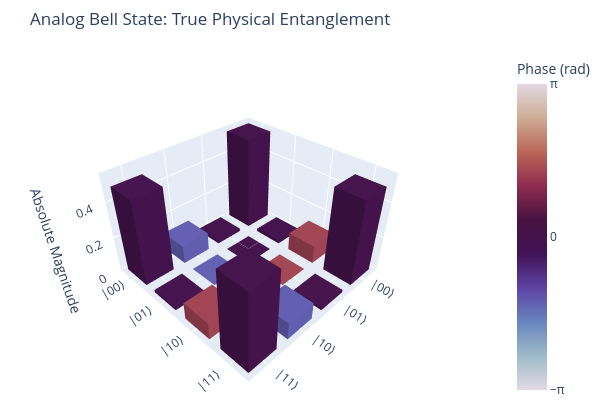

The code cell stored with this chart in its notebook:
### Code cell
rho_corr, c1, c2 = generate_bell_state(
    20.0, dt, cal_a, cal_d, cal_pulse_rad, 
    H0_cal, Hx1, Hy1, Hx2, Hy2, Hz_control
)

# Calculate fidelity to the target |00> and |11> populations
populations = np.abs(np.real(np.diag(rho_corr)))

print(f"Final Density Matrix (Corrected):\n{np.abs(rho_corr)}")

print(f"Duration: 20.0 ns | Tracked Phases: Q1={c1:5.2f}, Q2={c2:5.2f}")
print(f"  Populations: |00>: {populations[0]:.3f} | |01>: {populations[1]:.3f} | |10>: {populations[2]:.3f} | |11>: {populations[3]:.3f}")


# Render the final presentation plot
fig = plot_absolute_cityscape(rho_corr)
fig.show()

### Figure 1 — Plotly figure (JSON) as saved in the notebook; plotly's stock layout.template omitted (floating-point values rounded to 4 significant figures)
{"data": [{"cmax": 3.142, "cmin": -3.142, "colorbar": {"ticktext": ["−π", "0", "π"], "tickvals": [-3.142, 0, 3.142], "title": {"text": "Phase (rad)"}}, "colorscale": [[0, "#e2d9e2"], [0.1111, "#9ebbc9"], [0.2222, "#6785be"], [0.3333, "#5e43a5"], [0.4444, "#421257"], [0.5556, "#471340"], [0.6667, "#8e2c50"], [0.7778, "#ba6657"], [0.8889, "#ceac94"], [1, "#e2d9e2"]], "flatshading": true, "hoverinfo": "text", "i": [0, 0, 4, 4, 0, 0, 2, 2, 1, 1, 0, 0], "intensity": [-4.403e-18, -4.403e-18, -4.403e-18, -4.403e-18, -4.403e-18, -4.403e-18, -4.403e-18, -4.403e-18], "intensitymode": "vertex", "j": [1, 2, 5, 6, 1, 5, 3, 7, 2, 6, 3, 7], "k": [2, 3, 6, 7, 5, 4, 7, 6, 6, 5, 7, 4], "showscale": true, "text": ["Row: |00⟩<br>Col: |00⟩<br>Magnitude: 0.5325<br>Phase: -0.0000 rad", "Row: |00⟩<br>Col: |00⟩<br>Magnitude: 0.5325<br>Phase: -0.0000 rad", "Row: |00⟩<br>Col: |00⟩<br>Magnitude: 0.5325<br>Phase: -0.0000 rad", "Row: |00⟩<br>Col: |00⟩<br>Magnitude: 0.5325<br>Phase: -0.0000 rad", "Row: |00⟩<br>Col: |00⟩<br>Magnitude: 0.5325<br>Phase: -0.0000 rad", "Row: |00⟩<br>Col: |00⟩<br>Magnitude: 0.5325<br>Phase: -0.0000 rad", "Row: |00⟩<br>Col: |00⟩<br>Magnitude: 0.5325<br>Phase: -0.0000 rad", "Row: |00⟩<br>Col: |00⟩<br>Magnitude: 0.5325<br>Phase: -0.0000 rad"], "type": "mesh3d", "x": [-0.35, 0.35, 0.35, -0.35, -0.35, 0.35, 0.35, -0.35], "y": [-0.35, -0.35, 0.35, 0.35, -0.35, -0.35, 0.35, 0.35], "z": [0, 0, 0, 0, 0.5325, 0.5325, 0.5325, 0.5325]}, {"cmax": 3.142, "cmin": -3.142, "colorbar": {"ticktext": ["−π", "0", "π"], "tickvals": [-3.142, 0, 3.142], "title": {"text": "Phase (rad)"}}, "colorscale": [[0, "#e2d9e2"], [0.1111, "#9ebbc9"], [0.2222, "#6785be"], [0.3333, "#5e43a5"], [0.4444, "#421257"], [0.5556, "#471340"], [0.6667, "#8e2c50"], [0.7778, "#ba6657"], [0.8889, "#ceac94"], [1, "#e2d9e2"]], "flatshading": true, "hoverinfo": "text", "i": [0, 0, 4, 4, 0, 0, 2, 2, 1, 1, 0, 0], "intensity": [0.02955, 0.02955, 0.02955, 0.02955, 0.02955, 0.02955, 0.02955, 0.02955], "intensitymode": "vertex", "j": [1, 2, 5, 6, 1, 5, 3, 7, 2, 6, 3, 7], "k": [2, 3, 6, 7, 5, 4, 7, 6, 6, 5, 7, 4], "showscale": false, "text": ["Row: |00⟩<br>Col: |01⟩<br>Magnitude: 0.0169<br>Phase: 0.0295 rad", "Row: |00⟩<br>Col: |01⟩<br>Magnitude: 0.0169<br>Phase: 0.0295 rad", "Row: |00⟩<br>Col: |01⟩<br>Magnitude: 0.0169<br>Phase: 0.0295 rad", "Row: |00⟩<br>Col: |01⟩<br>Magnitude: 0.0169<br>Phase: 0.0295 rad", "Row: |00⟩<br>Col: |01⟩<br>Magnitude: 0.0169<br>Phase: 0.0295 rad", "Row: |00⟩<br>Col: |01⟩<br>Magnitude: 0.0169<br>Phase: 0.0295 rad", "Row: |00⟩<br>Col: |01⟩<br>Magnitude: 0.0169<br>Phase: 0.0295 rad", "Row: |00⟩<br>Col: |01⟩<br>Magnitude: 0.0169<br>Phase: 0.0295 rad"], "type": "mesh3d", "x": [0.65, 1.35, 1.35, 0.65, 0.65, 1.35, 1.35, 0.65], "y": [-0.35, -0.35, 0.35, 0.35, -0.35, -0.35, 0.35, 0.35], "z": [0, 0, 0, 0, 0.01691, 0.01691, 0.01691, 0.01691]}, {"cmax": 3.142, "cmin": -3.142, "colorbar": {"ticktext": ["−π", "0", "π"], "tickvals": [-3.142, 0, 3.142], "title": {"text": "Phase (rad)"}}, "colorscale": [[0, "#e2d9e2"], [0.1111, "#9ebbc9"], [0.2222, "#6785be"], [0.3333, "#5e43a5"], [0.4444, "#421257"], [0.5556, "#471340"], [0.6667, "#8e2c50"], [0.7778, "#ba6657"], [0.8889, "#ceac94"], [1, "#e2d9e2"]], "flatshading": true, "hoverinfo": "text", "i": [0, 0, 4, 4, 0, 0, 2, 2, 1, 1, 0, 0], "intensity": [-1.324, -1.324, -1.324, -1.324, -1.324, -1.324, -1.324, -1.324], "intensitymode": "vertex", "j": [1, 2, 5, 6, 1, 5, 3, 7, 2, 6, 3, 7], "k": [2, 3, 6, 7, 5, 4, 7, 6, 6, 5, 7, 4], "showscale": false, "text": ["Row: |00⟩<br>Col: |10⟩<br>Magnitude: 0.1061<br>Phase: -1.3243 rad", "Row: |00⟩<br>Col: |10⟩<br>Magnitude: 0.1061<br>Phase: -1.3243 rad", "Row: |00⟩<br>Col: |10⟩<br>Magnitude: 0.1061<br>Phase: -1.3243 rad", "Row: |00⟩<br>Col: |10⟩<br>Magnitude: 0.1061<br>Phase: -1.3243 rad", "Row: |00⟩<br>Col: |10⟩<br>Magnitude: 0.1061<br>Phase: -1.3243 rad", "Row: |00⟩<br>Col: |10⟩<br>Magnitude: 0.1061<br>Phase: -1.3243 rad", "Row: |00⟩<br>Col: |10⟩<br>Magnitude: 0.1061<br>Phase: -1.3243 rad", "Row: |00⟩<br>Col: |10⟩<br>Magnitude: 0.1061<br>Phase: -1.3243 rad"], "type": "mesh3d", "x": [1.65, 2.35, 2.35, 1.65, 1.65, 2.35, 2.35, 1.65], "y": [-0.35, -0.35, 0.35, 0.35, -0.35, -0.35, 0.35, 0.35], "z": [0, 0, 0, 0, 0.1061, 0.1061, 0.1061, 0.1061]}, {"cmax": 3.142, "cmin": -3.142, "colorbar": {"ticktext": ["−π", "0", "π"], "tickvals": [-3.142, 0, 3.142], "title": {"text": "Phase (rad)"}}, "colorscale": [[0, "#e2d9e2"], [0.1111, "#9ebbc9"], [0.2222, "#6785be"], [0.3333, "#5e43a5"], [0.4444, "#421257"], [0.5556, "#471340"], [0.6667, "#8e2c50"], [0.7778, "#ba6657"], [0.8889, "#ceac94"], [1, "#e2d9e2"]], "flatshading": true, "hoverinfo": "text", "i": [0, 0, 4, 4, 0, 0, 2, 2, 1, 1, 0, 0], "intensity": [-0.004542, -0.004542, -0.004542, -0.004542, -0.004542, -0.004542, -0.004542, -0.004542], "intensitymode": "vertex", "j": [1, 2, 5, 6, 1, 5, 3, 7, 2, 6, 3, 7], "k": [2, 3, 6, 7, 5, 4, 7, 6, 6, 5, 7, 4], "showscale": false, "text": ["Row: |00⟩<br>Col: |11⟩<br>Magnitude: 0.4820<br>Phase: -0.0045 rad", "Row: |00⟩<br>Col: |11⟩<br>Magnitude: 0.4820<br>Phase: -0.0045 rad", "Row: |00⟩<br>Col: |11⟩<br>Magnitude: 0.4820<br>Phase: -0.0045 rad", "Row: |00⟩<br>Col: |11⟩<br>Magnitude: 0.4820<br>Phase: -0.0045 rad", "Row: |00⟩<br>Col: |11⟩<br>Magnitude: 0.4820<br>Phase: -0.0045 rad", "Row: |00⟩<br>Col: |11⟩<br>Magnitude: 0.4820<br>Phase: -0.0045 rad", "Row: |00⟩<br>Col: |11⟩<br>Magnitude: 0.4820<br>Phase: -0.0045 rad", "Row: |00⟩<br>Col: |11⟩<br>Magnitude: 0.4820<br>Phase: -0.0045 rad"], "type": "mesh3d", "x": [2.65, 3.35, 3.35, 2.65, 2.65, 3.35, 3.35, 2.65], "y": [-0.35, -0.35, 0.35, 0.35, -0.35, -0.35, 0.35, 0.35], "z": [0, 0, 0, 0, 0.482, 0.482, 0.482, 0.482]}, {"cmax": 3.142, "cmin": -3.142, "colorbar": {"ticktext": ["−π", "0", "π"], "tickvals": [-3.142, 0, 3.142], "title": {"text": "Phase (rad)"}}, "colorscale": [[0, "#e2d9e2"], [0.1111, "#9ebbc9"], [0.2222, "#6785be"], [0.3333, "#5e43a5"], [0.4444, "#421257"], [0.5556, "#471340"], [0.6667, "#8e2c50"], [0.7778, "#ba6657"], [0.8889, "#ceac94"], [1, "#e2d9e2"]], "flatshading": true, "hoverinfo": "text", "i": [0, 0, 4, 4, 0, 0, 2, 2, 1, 1, 0, 0], "intensity": [-0.02955, -0.02955, -0.02955, -0.02955, -0.02955, -0.02955, -0.02955, -0.02955], "intensitymode": "vertex", "j": [1, 2, 5, 6, 1, 5, 3, 7, 2, 6, 3, 7], "k": [2, 3, 6, 7, 5, 4, 7, 6, 6, 5, 7, 4], "showscale": false, "text": ["Row: |01⟩<br>Col: |00⟩<br>Magnitude: 0.0169<br>Phase: -0.0295 rad", "Row: |01⟩<br>Col: |00⟩<br>Magnitude: 0.0169<br>Phase: -0.0295 rad", "Row: |01⟩<br>Col: |00⟩<br>Magnitude: 0.0169<br>Phase: -0.0295 rad", "Row: |01⟩<br>Col: |00⟩<br>Magnitude: 0.0169<br>Phase: -0.0295 rad", "Row: |01⟩<br>Col: |00⟩<br>Magnitude: 0.0169<br>Phase: -0.0295 rad", "Row: |01⟩<br>Col: |00⟩<br>Magnitude: 0.0169<br>Phase: -0.0295 rad", "Row: |01⟩<br>Col: |00⟩<br>Magnitude: 0.0169<br>Phase: -0.0295 rad", "Row: |01⟩<br>Col: |00⟩<br>Magnitude: 0.0169<br>Phase: -0.0295 rad"], "type": "mesh3d", "x": [-0.35, 0.35, 0.35, -0.35, -0.35, 0.35, 0.35, -0.35], "y": [0.65, 0.65, 1.35, 1.35, 0.65, 0.65, 1.35, 1.35], "z": [0, 0, 0, 0, 0.01691, 0.01691, 0.01691, 0.01691]}, {"cmax": 3.142, "cmin": -3.142, "colorbar": {"ticktext": ["−π", "0", "π"], "tickvals": [-3.142, 0, 3.142], "title": {"text": "Phase (rad)"}}, "colorscale": [[0, "#e2d9e2"], [0.1111, "#9ebbc9"], [0.2222, "#6785be"], [0.3333, "#5e43a5"], [0.4444, "#421257"], [0.5556, "#471340"], [0.6667, "#8e2c50"], [0.7778, "#ba6657"], [0.8889, "#ceac94"], [1, "#e2d9e2"]], "flatshading": true, "hoverinfo": "text", "i": [0, 0, 4, 4, 0, 0, 2, 2, 1, 1, 0, 0], "intensity": [1.228e-17, 1.228e-17, 1.228e-17, 1.228e-17, 1.228e-17, 1.228e-17, 1.228e-17, 1.228e-17], "intensitymode": "vertex", "j": [1, 2, 5, 6, 1, 5, 3, 7, 2, 6, 3, 7], "k": [2, 3, 6, 7, 5, 4, 7, 6, 6, 5, 7, 4], "showscale": false, "text": ["Row: |01⟩<br>Col: |01⟩<br>Magnitude: 0.0005<br>Phase: 0.0000 rad", "Row: |01⟩<br>Col: |01⟩<br>Magnitude: 0.0005<br>Phase: 0.0000 rad", "Row: |01⟩<br>Col: |01⟩<br>Magnitude: 0.0005<br>Phase: 0.0000 rad", "Row: |01⟩<br>Col: |01⟩<br>Magnitude: 0.0005<br>Phase: 0.0000 rad", "Row: |01⟩<br>Col: |01⟩<br>Magnitude: 0.0005<br>Phase: 0.0000 rad", "Row: |01⟩<br>Col: |01⟩<br>Magnitude: 0.0005<br>Phase: 0.0000 rad", "Row: |01⟩<br>Col: |01⟩<br>Magnitude: 0.0005<br>Phase: 0.0000 rad", "Row: |01⟩<br>Col: |01⟩<br>Magnitude: 0.0005<br>Phase: 0.0000 rad"], "type": "mesh3d", "x": [0.65, 1.35, 1.35, 0.65, 0.65, 1.35, 1.35, 0.65], "y": [0.65, 0.65, 1.35, 1.35, 0.65, 0.65, 1.35, 1.35], "z": [0, 0, 0, 0, 0.0005371, 0.0005371, 0.0005371, 0.0005371]}, {"cmax": 3.142, "cmin": -3.142, "colorbar": {"ticktext": ["−π", "0", "π"], "tickvals": [-3.142, 0, 3.142], "title": {"text": "Phase (rad)"}}, "colorscale": [[0, "#e2d9e2"], [0.1111, "#9ebbc9"], [0.2222, "#6785be"], [0.3333, "#5e43a5"], [0.4444, "#421257"], [0.5556, "#471340"], [0.6667, "#8e2c50"], [0.7778, "#ba6657"], [0.8889, "#ceac94"], [1, "#e2d9e2"]], "flatshading": true, "hoverinfo": "text", "i": [0, 0, 4, 4, 0, 0, 2, 2, 1, 1, 0, 0], "intensity": [-1.354, -1.354, -1.354, -1.354, -1.354, -1.354, -1.354, -1.354], "intensitymode": "vertex", "j": [1, 2, 5, 6, 1, 5, 3, 7, 2, 6, 3, 7], "k": [2, 3, 6, 7, 5, 4, 7, 6, 6, 5, 7, 4], "showscale": false, "text": ["Row: |01⟩<br>Col: |10⟩<br>Magnitude: 0.0034<br>Phase: -1.3539 rad", "Row: |01⟩<br>Col: |10⟩<br>Magnitude: 0.0034<br>Phase: -1.3539 rad", "Row: |01⟩<br>Col: |10⟩<br>Magnitude: 0.0034<br>Phase: -1.3539 rad", "Row: |01⟩<br>Col: |10⟩<br>Magnitude: 0.0034<br>Phase: -1.3539 rad", "Row: |01⟩<br>Col: |10⟩<br>Magnitude: 0.0034<br>Phase: -1.3539 rad", "Row: |01⟩<br>Col: |10⟩<br>Magnitude: 0.0034<br>Phase: -1.3539 rad", "Row: |01⟩<br>Col: |10⟩<br>Magnitude: 0.0034<br>Phase: -1.3539 rad", "Row: |01⟩<br>Col: |10⟩<br>Magnitude: 0.0034<br>Phase: -1.3539 rad"], "type": "mesh3d", "x": [1.65, 2.35, 2.35, 1.65, 1.65, 2.35, 2.35, 1.65], "y": [0.65, 0.65, 1.35, 1.35, 0.65, 0.65, 1.35, 1.35], "z": [0, 0, 0, 0, 0.003369, 0.003369, 0.003369, 0.003369]}, {"cmax": 3.142, "cmin": -3.142, "colorbar": {"ticktext": ["−π", "0", "π"], "tickvals": [-3.142, 0, 3.142], "title": {"text": "Phase (rad)"}}, "colorscale": [[0, "#e2d9e2"], [0.1111, "#9ebbc9"], [0.2222, "#6785be"], [0.3333, "#5e43a5"], [0.4444, "#421257"], [0.5556, "#471340"], [0.6667, "#8e2c50"], [0.7778, "#ba6657"], [0.8889, "#ceac94"], [1, "#e2d9e2"]], "flatshading": true, "hoverinfo": "text", "i": [0, 0, 4, 4, 0, 0, 2, 2, 1, 1, 0, 0], "intensity": [-0.03409, -0.03409, -0.03409, -0.03409, -0.03409, -0.03409, -0.03409, -0.03409], "intensitymode": "vertex", "j": [1, 2, 5, 6, 1, 5, 3, 7, 2, 6, 3, 7], "k": [2, 3, 6, 7, 5, 4, 7, 6, 6, 5, 7, 4], "showscale": false, "text": ["Row: |01⟩<br>Col: |11⟩<br>Magnitude: 0.0153<br>Phase: -0.0341 rad", "Row: |01⟩<br>Col: |11⟩<br>Magnitude: 0.0153<br>Phase: -0.0341 rad", "Row: |01⟩<br>Col: |11⟩<br>Magnitude: 0.0153<br>Phase: -0.0341 rad", "Row: |01⟩<br>Col: |11⟩<br>Magnitude: 0.0153<br>Phase: -0.0341 rad", "Row: |01⟩<br>Col: |11⟩<br>Magnitude: 0.0153<br>Phase: -0.0341 rad", "Row: |01⟩<br>Col: |11⟩<br>Magnitude: 0.0153<br>Phase: -0.0341 rad", "Row: |01⟩<br>Col: |11⟩<br>Magnitude: 0.0153<br>Phase: -0.0341 rad", "Row: |01⟩<br>Col: |11⟩<br>Magnitude: 0.0153<br>Phase: -0.0341 rad"], "type": "mesh3d", "x": [2.65, 3.35, 3.35, 2.65, 2.65, 3.35, 3.35, 2.65], "y": [0.65, 0.65, 1.35, 1.35, 0.65, 0.65, 1.35, 1.35], "z": [0, 0, 0, 0, 0.01531, 0.01531, 0.01531, 0.01531]}, {"cmax": 3.142, "cmin": -3.142, "colorbar": {"ticktext": ["−π", "0", "π"], "tickvals": [-3.142, 0, 3.142], "title": {"text": "Phase (rad)"}}, "colorscale": [[0, "#e2d9e2"], [0.1111, "#9ebbc9"], [0.2222, "#6785be"], [0.3333, "#5e43a5"], [0.4444, "#421257"], [0.5556, "#471340"], [0.6667, "#8e2c50"], [0.7778, "#ba6657"], [0.8889, "#ceac94"], [1, "#e2d9e2"]], "flatshading": true, "hoverinfo": "text", "i": [0, 0, 4, 4, 0, 0, 2, 2, 1, 1, 0, 0], "intensity": [1.324, 1.324, 1.324, 1.324, 1.324, 1.324, 1.324, 1.324], "intensitymode": "vertex", "j": [1, 2, 5, 6, 1, 5, 3, 7, 2, 6, 3, 7], "k": [2, 3, 6, 7, 5, 4, 7, 6, 6, 5, 7, 4], "showscale": false, "text": ["Row: |10⟩<br>Col: |00⟩<br>Magnitude: 0.1061<br>Phase: 1.3243 rad", "Row: |10⟩<br>Col: |00⟩<br>Magnitude: 0.1061<br>Phase: 1.3243 rad", "Row: |10⟩<br>Col: |00⟩<br>Magnitude: 0.1061<br>Phase: 1.3243 rad", "Row: |10⟩<br>Col: |00⟩<br>Magnitude: 0.1061<br>Phase: 1.3243 rad", "Row: |10⟩<br>Col: |00⟩<br>Magnitude: 0.1061<br>Phase: 1.3243 rad", "Row: |10⟩<br>Col: |00⟩<br>Magnitude: 0.1061<br>Phase: 1.3243 rad", "Row: |10⟩<br>Col: |00⟩<br>Magnitude: 0.1061<br>Phase: 1.3243 rad", "Row: |10⟩<br>Col: |00⟩<br>Magnitude: 0.1061<br>Phase: 1.3243 rad"], "type": "mesh3d", "x": [-0.35, 0.35, 0.35, -0.35, -0.35, 0.35, 0.35, -0.35], "y": [1.65, 1.65, 2.35, 2.35, 1.65, 1.65, 2.35, 2.35], "z": [0, 0, 0, 0, 0.1061, 0.1061, 0.1061, 0.1061]}, {"cmax": 3.142, "cmin": -3.142, "colorbar": {"ticktext": ["−π", "0", "π"], "tickvals": [-3.142, 0, 3.142], "title": {"text": "Phase (rad)"}}, "colorscale": [[0, "#e2d9e2"], [0.1111, "#9ebbc9"], [0.2222, "#6785be"], [0.3333, "#5e43a5"], [0.4444, "#421257"], [0.5556, "#471340"], [0.6667, "#8e2c50"], [0.7778, "#ba6657"], [0.8889, "#ceac94"], [1, "#e2d9e2"]], "flatshading": true, "hoverinfo": "text", "i": [0, 0, 4, 4, 0, 0, 2, 2, 1, 1, 0, 0], "intensity": [1.354, 1.354, 1.354, 1.354, 1.354, 1.354, 1.354, 1.354], "intensitymode": "vertex", "j": [1, 2, 5, 6, 1, 5, 3, 7, 2, 6, 3, 7], "k": [2, 3, 6, 7, 5, 4, 7, 6, 6, 5, 7, 4], "showscale": false, "text": ["Row: |10⟩<br>Col: |01⟩<br>Magnitude: 0.0034<br>Phase: 1.3539 rad", "Row: |10⟩<br>Col: |01⟩<br>Magnitude: 0.0034<br>Phase: 1.3539 rad", "Row: |10⟩<br>Col: |01⟩<br>Magnitude: 0.0034<br>Phase: 1.3539 rad", "Row: |10⟩<br>Col: |01⟩<br>Magnitude: 0.0034<br>Phase: 1.3539 rad", "Row: |10⟩<br>Col: |01⟩<br>Magnitude: 0.0034<br>Phase: 1.3539 rad", "Row: |10⟩<br>Col: |01⟩<br>Magnitude: 0.0034<br>Phase: 1.3539 rad", "Row: |10⟩<br>Col: |01⟩<br>Magnitude: 0.0034<br>Phase: 1.3539 rad", "Row: |10⟩<br>Col: |01⟩<br>Magnitude: 0.0034<br>Phase: 1.3539 rad"], "type": "mesh3d", "x": [0.65, 1.35, 1.35, 0.65, 0.65, 1.35, 1.35, 0.65], "y": [1.65, 1.65, 2.35, 2.35, 1.65, 1.65, 2.35, 2.35], "z": [0, 0, 0, 0, 0.003369, 0.003369, 0.003369, 0.003369]}, {"cmax": 3.142, "cmin": -3.142, "colorbar": {"ticktext": ["−π", "0", "π"], "tickvals": [-3.142, 0, 3.142], "title": {"text": "Phase (rad)"}}, "colorscale": [[0, "#e2d9e2"], [0.1111, "#9ebbc9"], [0.2222, "#6785be"], [0.3333, "#5e43a5"], [0.4444, "#421257"], [0.5556, "#471340"], [0.6667, "#8e2c50"], [0.7778, "#ba6657"], [0.8889, "#ceac94"], [1, "#e2d9e2"]], "flatshading": true, "hoverinfo": "text", "i": [0, 0, 4, 4, 0, 0, 2, 2, 1, 1, 0, 0], "intensity": [1.99e-18, 1.99e-18, 1.99e-18, 1.99e-18, 1.99e-18, 1.99e-18, 1.99e-18, 1.99e-18], "intensitymode": "vertex", "j": [1, 2, 5, 6, 1, 5, 3, 7, 2, 6, 3, 7], "k": [2, 3, 6, 7, 5, 4, 7, 6, 6, 5, 7, 4], "showscale": false, "text": ["Row: |10⟩<br>Col: |10⟩<br>Magnitude: 0.0211<br>Phase: 0.0000 rad", "Row: |10⟩<br>Col: |10⟩<br>Magnitude: 0.0211<br>Phase: 0.0000 rad", "Row: |10⟩<br>Col: |10⟩<br>Magnitude: 0.0211<br>Phase: 0.0000 rad", "Row: |10⟩<br>Col: |10⟩<br>Magnitude: 0.0211<br>Phase: 0.0000 rad", "Row: |10⟩<br>Col: |10⟩<br>Magnitude: 0.0211<br>Phase: 0.0000 rad", "Row: |10⟩<br>Col: |10⟩<br>Magnitude: 0.0211<br>Phase: 0.0000 rad", "Row: |10⟩<br>Col: |10⟩<br>Magnitude: 0.0211<br>Phase: 0.0000 rad", "Row: |10⟩<br>Col: |10⟩<br>Magnitude: 0.0211<br>Phase: 0.0000 rad"], "type": "mesh3d", "x": [1.65, 2.35, 2.35, 1.65, 1.65, 2.35, 2.35, 1.65], "y": [1.65, 1.65, 2.35, 2.35, 1.65, 1.65, 2.35, 2.35], "z": [0, 0, 0, 0, 0.02113, 0.02113, 0.02113, 0.02113]}, {"cmax": 3.142, "cmin": -3.142, "colorbar": {"ticktext": ["−π", "0", "π"], "tickvals": [-3.142, 0, 3.142], "title": {"text": "Phase (rad)"}}, "colorscale": [[0, "#e2d9e2"], [0.1111, "#9ebbc9"], [0.2222, "#6785be"], [0.3333, "#5e43a5"], [0.4444, "#421257"], [0.5556, "#471340"], [0.6667, "#8e2c50"], [0.7778, "#ba6657"], [0.8889, "#ceac94"], [1, "#e2d9e2"]], "flatshading": true, "hoverinfo": "text", "i": [0, 0, 4, 4, 0, 0, 2, 2, 1, 1, 0, 0], "intensity": [1.32, 1.32, 1.32, 1.32, 1.32, 1.32, 1.32, 1.32], "intensitymode": "vertex", "j": [1, 2, 5, 6, 1, 5, 3, 7, 2, 6, 3, 7], "k": [2, 3, 6, 7, 5, 4, 7, 6, 6, 5, 7, 4], "showscale": false, "text": ["Row: |10⟩<br>Col: |11⟩<br>Magnitude: 0.0960<br>Phase: 1.3198 rad", "Row: |10⟩<br>Col: |11⟩<br>Magnitude: 0.0960<br>Phase: 1.3198 rad", "Row: |10⟩<br>Col: |11⟩<br>Magnitude: 0.0960<br>Phase: 1.3198 rad", "Row: |10⟩<br>Col: |11⟩<br>Magnitude: 0.0960<br>Phase: 1.3198 rad", "Row: |10⟩<br>Col: |11⟩<br>Magnitude: 0.0960<br>Phase: 1.3198 rad", "Row: |10⟩<br>Col: |11⟩<br>Magnitude: 0.0960<br>Phase: 1.3198 rad", "Row: |10⟩<br>Col: |11⟩<br>Magnitude: 0.0960<br>Phase: 1.3198 rad", "Row: |10⟩<br>Col: |11⟩<br>Magnitude: 0.0960<br>Phase: 1.3198 rad"], "type": "mesh3d", "x": [2.65, 3.35, 3.35, 2.65, 2.65, 3.35, 3.35, 2.65], "y": [1.65, 1.65, 2.35, 2.35, 1.65, 1.65, 2.35, 2.35], "z": [0, 0, 0, 0, 0.09602, 0.09602, 0.09602, 0.09602]}, {"cmax": 3.142, "cmin": -3.142, "colorbar": {"ticktext": ["−π", "0", "π"], "tickvals": [-3.142, 0, 3.142], "title": {"text": "Phase (rad)"}}, "colorscale": [[0, "#e2d9e2"], [0.1111, "#9ebbc9"], [0.2222, "#6785be"], [0.3333, "#5e43a5"], [0.4444, "#421257"], [0.5556, "#471340"], [0.6667, "#8e2c50"], [0.7778, "#ba6657"], [0.8889, "#ceac94"], [1, "#e2d9e2"]], "flatshading": true, "hoverinfo": "text", "i": [0, 0, 4, 4, 0, 0, 2, 2, 1, 1, 0, 0], "intensity": [0.004542, 0.004542, 0.004542, 0.004542, 0.004542, 0.004542, 0.004542, 0.004542], "intensitymode": "vertex", "j": [1, 2, 5, 6, 1, 5, 3, 7, 2, 6, 3, 7], "k": [2, 3, 6, 7, 5, 4, 7, 6, 6, 5, 7, 4], "showscale": false, "text": ["Row: |11⟩<br>Col: |00⟩<br>Magnitude: 0.4820<br>Phase: 0.0045 rad", "Row: |11⟩<br>Col: |00⟩<br>Magnitude: 0.4820<br>Phase: 0.0045 rad", "Row: |11⟩<br>Col: |00⟩<br>Magnitude: 0.4820<br>Phase: 0.0045 rad", "Row: |11⟩<br>Col: |00⟩<br>Magnitude: 0.4820<br>Phase: 0.0045 rad", "Row: |11⟩<br>Col: |00⟩<br>Magnitude: 0.4820<br>Phase: 0.0045 rad", "Row: |11⟩<br>Col: |00⟩<br>Magnitude: 0.4820<br>Phase: 0.0045 rad", "Row: |11⟩<br>Col: |00⟩<br>Magnitude: 0.4820<br>Phase: 0.0045 rad", "Row: |11⟩<br>Col: |00⟩<br>Magnitude: 0.4820<br>Phase: 0.0045 rad"], "type": "mesh3d", "x": [-0.35, 0.35, 0.35, -0.35, -0.35, 0.35, 0.35, -0.35], "y": [2.65, 2.65, 3.35, 3.35, 2.65, 2.65, 3.35, 3.35], "z": [0, 0, 0, 0, 0.482, 0.482, 0.482, 0.482]}, {"cmax": 3.142, "cmin": -3.142, "colorbar": {"ticktext": ["−π", "0", "π"], "tickvals": [-3.142, 0, 3.142], "title": {"text": "Phase (rad)"}}, "colorscale": [[0, "#e2d9e2"], [0.1111, "#9ebbc9"], [0.2222, "#6785be"], [0.3333, "#5e43a5"], [0.4444, "#421257"], [0.5556, "#471340"], [0.6667, "#8e2c50"], [0.7778, "#ba6657"], [0.8889, "#ceac94"], [1, "#e2d9e2"]], "flatshading": true, "hoverinfo": "text", "i": [0, 0, 4, 4, 0, 0, 2, 2, 1, 1, 0, 0], "intensity": [0.03409, 0.03409, 0.03409, 0.03409, 0.03409, 0.03409, 0.03409, 0.03409], "intensitymode": "vertex", "j": [1, 2, 5, 6, 1, 5, 3, 7, 2, 6, 3, 7], "k": [2, 3, 6, 7, 5, 4, 7, 6, 6, 5, 7, 4], "showscale": false, "text": ["Row: |11⟩<br>Col: |01⟩<br>Magnitude: 0.0153<br>Phase: 0.0341 rad", "Row: |11⟩<br>Col: |01⟩<br>Magnitude: 0.0153<br>Phase: 0.0341 rad", "Row: |11⟩<br>Col: |01⟩<br>Magnitude: 0.0153<br>Phase: 0.0341 rad", "Row: |11⟩<br>Col: |01⟩<br>Magnitude: 0.0153<br>Phase: 0.0341 rad", "Row: |11⟩<br>Col: |01⟩<br>Magnitude: 0.0153<br>Phase: 0.0341 rad", "Row: |11⟩<br>Col: |01⟩<br>Magnitude: 0.0153<br>Phase: 0.0341 rad", "Row: |11⟩<br>Col: |01⟩<br>Magnitude: 0.0153<br>Phase: 0.0341 rad", "Row: |11⟩<br>Col: |01⟩<br>Magnitude: 0.0153<br>Phase: 0.0341 rad"], "type": "mesh3d", "x": [0.65, 1.35, 1.35, 0.65, 0.65, 1.35, 1.35, 0.65], "y": [2.65, 2.65, 3.35, 3.35, 2.65, 2.65, 3.35, 3.35], "z": [0, 0, 0, 0, 0.01531, 0.01531, 0.01531, 0.01531]}, {"cmax": 3.142, "cmin": -3.142, "colorbar": {"ticktext": ["−π", "0", "π"], "tickvals": [-3.142, 0, 3.142], "title": {"text": "Phase (rad)"}}, "colorscale": [[0, "#e2d9e2"], [0.1111, "#9ebbc9"], [0.2222, "#6785be"], [0.3333, "#5e43a5"], [0.4444, "#421257"], [0.5556, "#471340"], [0.6667, "#8e2c50"], [0.7778, "#ba6657"], [0.8889, "#ceac94"], [1, "#e2d9e2"]], "flatshading": true, "hoverinfo": "text", "i": [0, 0, 4, 4, 0, 0, 2, 2, 1, 1, 0, 0], "intensity": [-1.32, -1.32, -1.32, -1.32, -1.32, -1.32, -1.32, -1.32], "intensitymode": "vertex", "j": [1, 2, 5, 6, 1, 5, 3, 7, 2, 6, 3, 7], "k": [2, 3, 6, 7, 5, 4, 7, 6, 6, 5, 7, 4], "showscale": false, "text": ["Row: |11⟩<br>Col: |10⟩<br>Magnitude: 0.0960<br>Phase: -1.3198 rad", "Row: |11⟩<br>Col: |10⟩<br>Magnitude: 0.0960<br>Phase: -1.3198 rad", "Row: |11⟩<br>Col: |10⟩<br>Magnitude: 0.0960<br>Phase: -1.3198 rad", "Row: |11⟩<br>Col: |10⟩<br>Magnitude: 0.0960<br>Phase: -1.3198 rad", "Row: |11⟩<br>Col: |10⟩<br>Magnitude: 0.0960<br>Phase: -1.3198 rad", "Row: |11⟩<br>Col: |10⟩<br>Magnitude: 0.0960<br>Phase: -1.3198 rad", "Row: |11⟩<br>Col: |10⟩<br>Magnitude: 0.0960<br>Phase: -1.3198 rad", "Row: |11⟩<br>Col: |10⟩<br>Magnitude: 0.0960<br>Phase: -1.3198 rad"], "type": "mesh3d", "x": [1.65, 2.35, 2.35, 1.65, 1.65, 2.35, 2.35, 1.65], "y": [2.65, 2.65, 3.35, 3.35, 2.65, 2.65, 3.35, 3.35], "z": [0, 0, 0, 0, 0.09602, 0.09602, 0.09602, 0.09602]}, {"cmax": 3.142, "cmin": -3.142, "colorbar": {"ticktext": ["−π", "0", "π"], "tickvals": [-3.142, 0, 3.142], "title": {"text": "Phase (rad)"}}, "colorscale": [[0, "#e2d9e2"], [0.1111, "#9ebbc9"], [0.2222, "#6785be"], [0.3333, "#5e43a5"], [0.4444, "#421257"], [0.5556, "#471340"], [0.6667, "#8e2c50"], [0.7778, "#ba6657"], [0.8889, "#ceac94"], [1, "#e2d9e2"]], "flatshading": true, "hoverinfo": "text", "i": [0, 0, 4, 4, 0, 0, 2, 2, 1, 1, 0, 0], "intensity": [7.169e-18, 7.169e-18, 7.169e-18, 7.169e-18, 7.169e-18, 7.169e-18, 7.169e-18, 7.169e-18], "intensitymode": "vertex", "j": [1, 2, 5, 6, 1, 5, 3, 7, 2, 6, 3, 7], "k": [2, 3, 6, 7, 5, 4, 7, 6, 6, 5, 7, 4], "showscale": false, "text": ["Row: |11⟩<br>Col: |11⟩<br>Magnitude: 0.4363<br>Phase: 0.0000 rad", "Row: |11⟩<br>Col: |11⟩<br>Magnitude: 0.4363<br>Phase: 0.0000 rad", "Row: |11⟩<br>Col: |11⟩<br>Magnitude: 0.4363<br>Phase: 0.0000 rad", "Row: |11⟩<br>Col: |11⟩<br>Magnitude: 0.4363<br>Phase: 0.0000 rad", "Row: |11⟩<br>Col: |11⟩<br>Magnitude: 0.4363<br>Phase: 0.0000 rad", "Row: |11⟩<br>Col: |11⟩<br>Magnitude: 0.4363<br>Phase: 0.0000 rad", "Row: |11⟩<br>Col: |11⟩<br>Magnitude: 0.4363<br>Phase: 0.0000 rad", "Row: |11⟩<br>Col: |11⟩<br>Magnitude: 0.4363<br>Phase: 0.0000 rad"], "type": "mesh3d", "x": [2.65, 3.35, 3.35, 2.65, 2.65, 3.35, 3.35, 2.65], "y": [2.65, 2.65, 3.35, 3.35, 2.65, 2.65, 3.35, 3.35], "z": [0, 0, 0, 0, 0.4363, 0.4363, 0.4363, 0.4363]}], "layout": {"height": 400, "margin": {"b": 0, "l": 0, "r": 0, "t": 50}, "scene": {"aspectmode": "manual", "aspectratio": {"x": 1, "y": 1, "z": 0.6}, "xaxis": {"ticktext": ["|00⟩", "|01⟩", "|10⟩", "|11⟩"], "tickvals": [0, 1, 2, 3], "title": {"text": ""}}, "yaxis": {"ticktext": ["|00⟩", "|01⟩", "|10⟩", "|11⟩"], "tickvals": [0, 1, 2, 3], "title": {"text": ""}}, "zaxis": {"range": [0, 0.55], "title": {"text": "Absolute Magnitude"}}}, "showlegend": false, "title": {"text": "Analog Bell State: True Physical Entanglement"}, "width": 600}}
